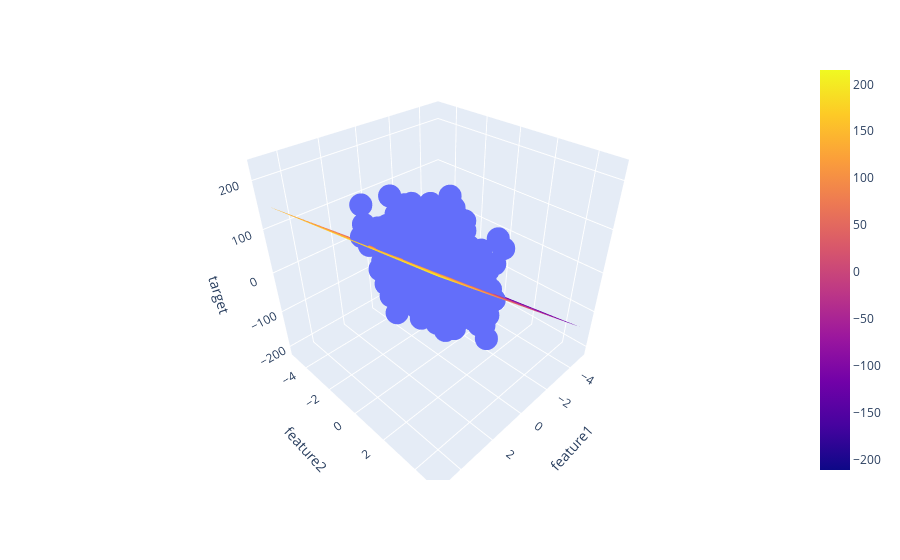

The notebook cell saved with this chart:
### Code cell
x = np.linspace(-5, 5, 10)
y = np.linspace(-5, 5, 10)
xGrid, yGrid = np.meshgrid(y, x)
final = np.vstack((xGrid.ravel().reshape(1,100),yGrid.ravel().reshape(1,100))).T

z_final = lr.predict(final).reshape(10,10)

z = z_final


fig = px.scatter_3d(df, x='feature1', y='feature2', z='target')

fig.add_trace(go.Surface(x = x, y = y, z =z ))

fig.show()

### Figure 1 — Plotly figure (JSON) as saved in the notebook; plotly's stock layout.template omitted (floating-point values rounded to 4 significant figures; data arrays with more than 128 entries replaced by an {"elided": "..."} marker saying what was removed)
{"data": [{"hovertemplate": "feature1=%{x}<br>feature2=%{y}<br>target=%{z}<extra></extra>", "legendgroup": "", "marker": {"color": "#636efa", "symbol": "circle"}, "mode": "markers", "name": "", "scene": "scene", "showlegend": false, "type": "scatter3d", "x": {"elided": "1000 float values"}, "y": {"elided": "1000 float values"}, "z": {"elided": "1000 float values"}}, {"type": "surface", "x": [-5, -3.889, -2.778, -1.667, -0.5556, 0.5556, 1.667, 2.778, 3.889, 5], "y": [-5, -3.889, -2.778, -1.667, -0.5556, 0.5556, 1.667, 2.778, 3.889, 5], "z": [[-211.1, -171.1, -131.1, -91.14, -51.16, -11.18, 28.79, 68.77, 108.7, 148.7], [-203.7, -163.7, -123.7, -83.74, -43.76, -3.783, 36.19, 76.17, 116.1, 156.1], [-196.3, -156.3, -116.3, -76.34, -36.36, 3.618, 43.6, 83.57, 123.5, 163.5], [-188.9, -148.9, -108.9, -68.94, -28.96, 11.02, 51.0, 90.97, 131.0, 170.9], [-181.5, -141.5, -101.5, -61.53, -21.56, 18.42, 58.4, 98.38, 138.4, 178.3], [-174.1, -134.1, -94.11, -54.13, -14.16, 25.82, 65.8, 105.8, 145.8, 185.7], [-166.7, -126.7, -86.71, -46.73, -6.754, 33.22, 73.2, 113.2, 153.2, 193.1], [-159.3, -119.3, -79.31, -39.33, 0.6471, 40.62, 80.6, 120.6, 160.6, 200.5], [-151.9, -111.9, -71.91, -31.93, 8.048, 48.03, 88.0, 128.0, 168.0, 207.9], [-144.5, -104.5, -64.5, -24.53, 15.45, 55.43, 95.4, 135.4, 175.4, 215.3]]}], "layout": {"legend": {"tracegroupgap": 0}, "margin": {"t": 60}, "scene": {"domain": {"x": [0, 1], "y": [0, 1]}, "xaxis": {"title": {"text": "feature1"}}, "yaxis": {"title": {"text": "feature2"}}, "zaxis": {"title": {"text": "target"}}}}}
